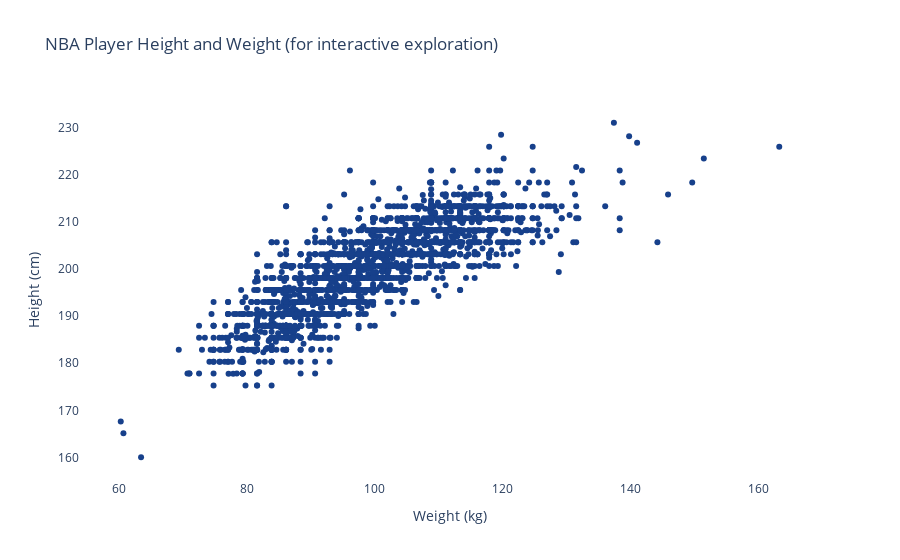

Notebook source saved alongside this figure:
### Markdown cell above
Both, height and weight, are distributed normally in the NBA. However, it is clear that NBA athletes stand out in terms of their height and weight when compared to regular adult males.

### Code cell
fig = go.Figure(data=go.Scatter(x=main_variables['player_weight'],
                                y=main_variables['player_height'],
                                mode='markers',
                                text=main_variables['player_name'],
                                marker=dict(color='#17408b')
                                ))

fig.update_layout(
    title='NBA Player Height and Weight (for interactive exploration)',
    xaxis_title='Weight (kg)',
    yaxis_title='Height (cm)',
    plot_bgcolor='rgba(0,0,0,0)'
)
fig.show()

### Figure 1 — Plotly figure (JSON) as saved in the notebook; plotly's stock layout.template omitted (floating-point values rounded to 4 significant figures; data arrays with more than 128 entries replaced by an {"elided": "..."} marker saying what was removed)
{"data": [{"marker": {"color": "#17408b"}, "mode": "markers", "text": {"elided": "2463 str values"}, "type": "scatter", "x": {"elided": "2463 float values"}, "y": {"elided": "2463 float values"}}], "layout": {"autosize": true, "plot_bgcolor": "rgba(0, 0, 0, 0)", "title": {"text": "NBA Player Height and Weight (for interactive exploration)"}, "xaxis": {"autorange": true, "range": [53.92, 169.7], "title": {"text": "Weight (kg)"}, "type": "linear"}, "yaxis": {"autorange": true, "range": [154.2, 237.0], "title": {"text": "Height (cm)"}, "type": "linear"}}}
